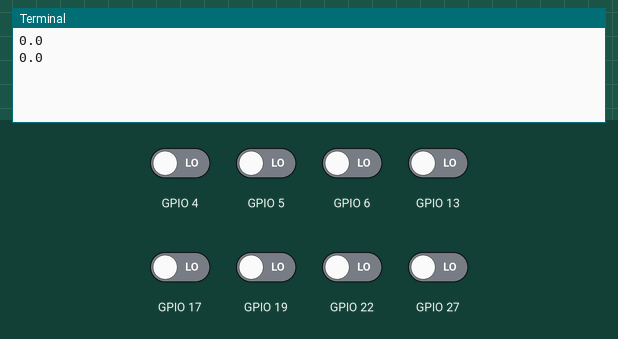
This program was run on a simulated Raspberry Pi (BCM pin numbers). Shown: the last lines printed to the terminal. Inputs (shaded band) come from the test bench; at power-on: GPIO 4–6, GPIO 13, GPIO 17, GPIO 19, GPIO 22, GPIO 27 LOW.

Above: at 1.2 s.
1.3 s: GPIO 4 driven HIGH
At 2.6 s:
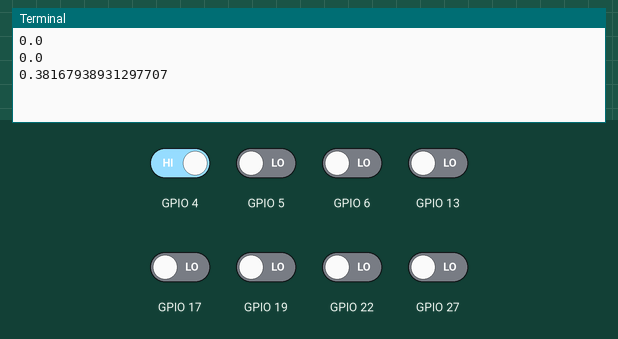
2.8 s: GPIO 5 driven HIGH
At 3.8 s:
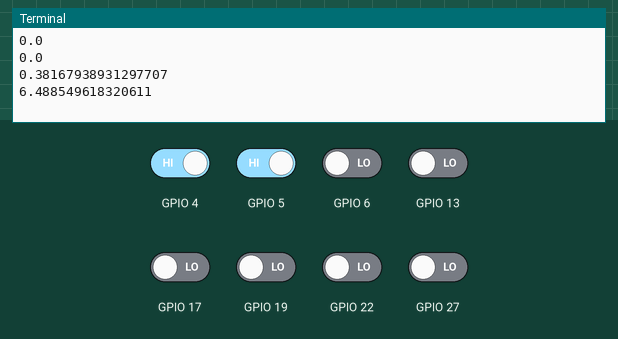
4.3 s: GPIO 6 driven HIGH
At 5.6 s:
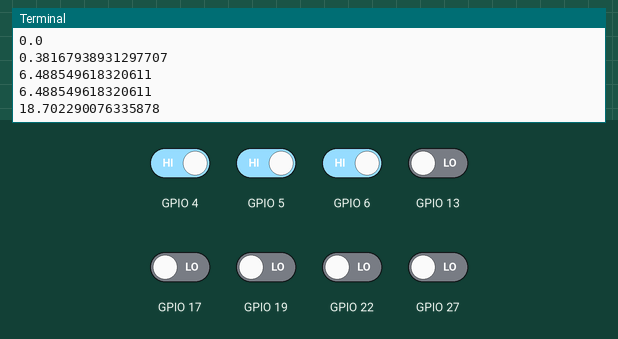
5.8 s: GPIO 13 driven HIGH
At 6.7 s:
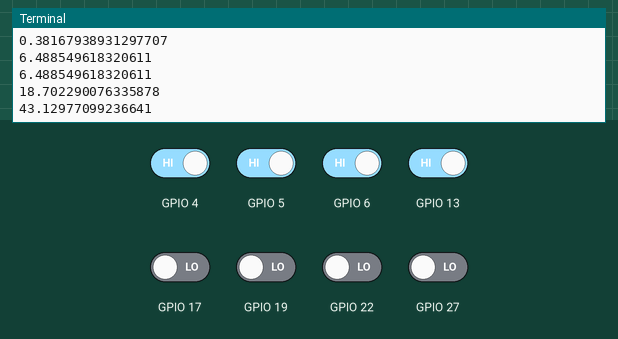
7.3 s: GPIO 17 driven HIGH
At 8.6 s:
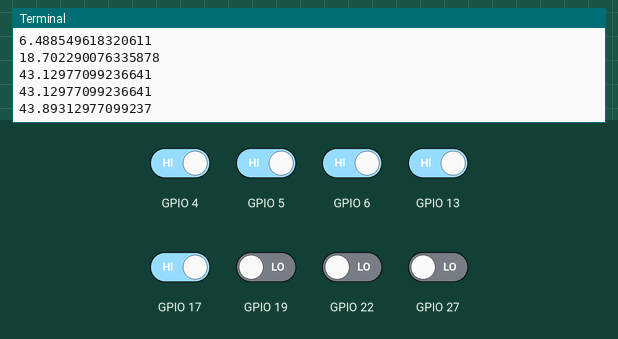
8.8 s: GPIO 19 driven HIGH
At 9.6 s:
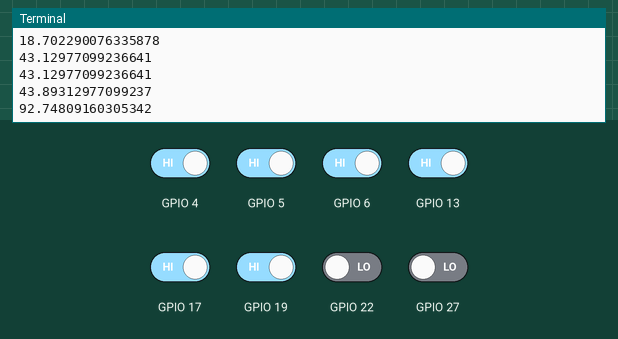
Timing chart, 0 to 11.3 s (numbered marks = the images above; inputs shaded):
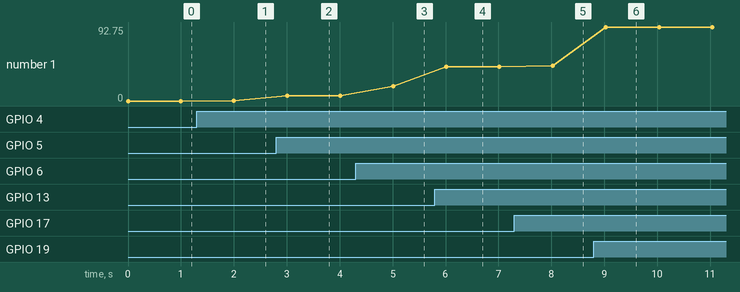

Measured:
- after the input at 1.3 s, the terminal: prints a new line after 0.70 s (image 1)
- after the input at 2.8 s, the terminal: prints a new line after 0.20 s (image 2)
- after the input at 4.3 s, the terminal: prints a new line after 0.71 s (image 3)
- after the input at 5.8 s, the terminal: prints a new line after 0.21 s (image 4)
- after the input at 7.3 s, the terminal: prints a new line after 0.72 s (image 5)
- after the input at 8.8 s, the terminal: prints a new line after 0.23 s (image 6)
- plotted number 1: 0 → 0.38 after the input at 1.3 s, 0.38 → 6.49 after the input at 2.8 s, 6.49 → 18.7 after the input at 4.3 s, 18.7 → 43.13 after the input at 5.8 s, 43.13 → 43.89 after the input at 7.3 s

The program:

LM35.py
```python
import RPi.GPIO as IO            # calling for header file which helps us use GPIO’s of PI
import time                              # calling for time to provide delays in program
import sys
IO.setwarnings(False)            # do not show any warnings
x=1
b0 =0                                       # integer for storing the delay multiple
b1 =0
b2 =0
b3 =0
b4 =0
b5 =0
b6 =0
b7 =0
IO.setmode (IO.BCM)                # programming the GPIO by BCM pin numbers. (like PIN29 as‘GPIO5’)
IO.setup(4,IO.IN)                        # initialize GPIO Pins as input
IO.setup(17,IO.IN)
IO.setup(27,IO.IN)
IO.setup(22,IO.IN)
IO.setup(5,IO.IN)
IO.setup(6,IO.IN)
IO.setup(13,IO.IN)
IO.setup(19,IO.IN)
while 1:                                              # execute loop forever
    if (IO.input(19) == True):
        time.sleep(0.001)
        if (IO.input(19) == True):
            b7=1                                     # if pin19 is high bit7 is true
    if (IO.input(13) == True):
        time.sleep(0.001)
        if (IO.input(13) == True):
            b6=1                                     # if pin13 is high bit6 is true
    if (IO.input(6) == True):
        time.sleep(0.001)
        if (IO.input(6) == True):
            b5=1                                    # if pin6 is high bit5 is true
    if (IO.input(5) == True):
        time.sleep(0.001)
        if (IO.input(5) == True):
            b4=1                                   # if pin5 is high bit4 is true
    if (IO.input(22) == True):
        time.sleep(0.001)
        if (IO.input(22) == True):
            b3=1                                  # if pin22 is high bit3 is true
    if (IO.input(27) == True):
        time.sleep(0.001)
        if (IO.input(27) == True):
            b2=1                                 # if pin27 is high bit2 is true
    if (IO.input(17) == True):
        time.sleep(0.001)
        if (IO.input(17) == True):
            b1=1                                  # if pin17 is high bit1 is true
    if (IO.input(4) == True):
        time.sleep(0.001)
        if (IO.input(4) == True):
            b0=1                                      # if pin4 is high bit0 is true

    x = (1*b0)+(2*b1)                        # representing the bit values from LSB to MSB
    x = x+(4*b2)+(8*b3)
    x = x+(16*b4)+(32*b5)
    x = x+(64*b6)+(128*b7)
    x = x/2.62


    #temp=100,ref=2000mv,read=255/200=1.275countper10mv or 1.275count for 1degree

    print ( x)                                              # print the ADC value
    b0=b1=b2=b3=b4=b5=b6=b7=0      # reset the values
    time.sleep(1)                                 # wait for 10ms
```
